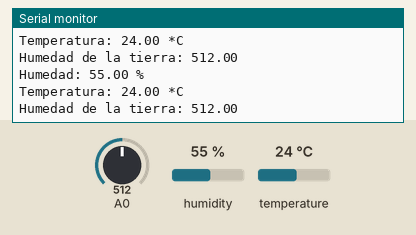
Recording of a sketch running on a simulated Arduino Uno, built with avr-gcc and run on an emulated ATmega328P. Shown: the last lines printed to the serial monitor. Inputs (shaded band) come from the test bench; at power-on: A0 = 512, humidity 55 %, temperature 24 °C.

Above: at 2.8 s.
2.9 s: A0 set to 982
At 5.0 s:
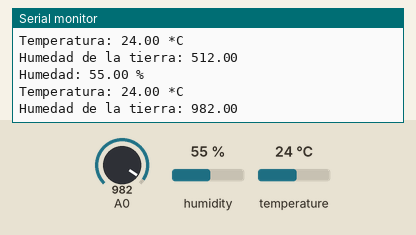
5.6 s: A0 set to 1011
At 6.2 s:
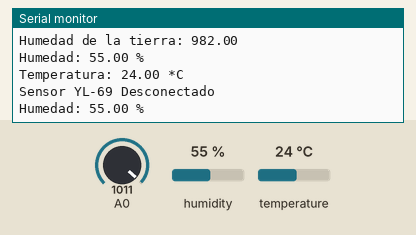

The sketch:

dth11_yl69.ino
```cpp
#include "DHT.h" // Libreria para sensor DTH11

#define DHTTYPE DHT11 // Definimos tipo DHT 11

const int DHTPin = 2;     // Pin de accion

DHT dht(DHTPin, DHTTYPE); // Asignamos tipo y pin

void setup() {
  Serial.begin(9600);
  pinMode(A0, INPUT);
  dht.begin();
}

void loop(){
  // DTH11
   float h = dht.readHumidity(); // Recoge datos de humedad
   float t = dht.readTemperature(); // Recoge datos de temperatura

   if (isnan(h) || isnan(t)) { // Si falla el sensor
      Serial.println("Fallos con el sensor DTH-11");
      return;
  }
      // Pintamos datos
   Serial.print("Humedad: ");
   Serial.print(h);
   Serial.println(" %\t");
   Serial.print("Temperatura: ");
   Serial.print(t);
   Serial.println(" *C ");

  // YL-69
  float ht = analogRead(A0); // Puerto analogico

  if(ht >= 1000) { // Si supera a mil de humedad
    Serial.println("Sensor YL-69 Desconectado");
    return;
  }else {
    Serial.print("Humedad de la tierra: ");
    Serial.println(ht);
  }

  Serial.println();
  delay(2000); // Esperamos dos segundos
}
```

Measured:
- the behaviour switches between 999 and 1000 on A0 (found by bisection; images 1 and 2)
- after the input at 2.9 s, the serial monitor: prints a new line after 1.2 s (image 1)
- after the input at 5.6 s, the serial monitor: prints a new line after 0.57 s (image 2)
